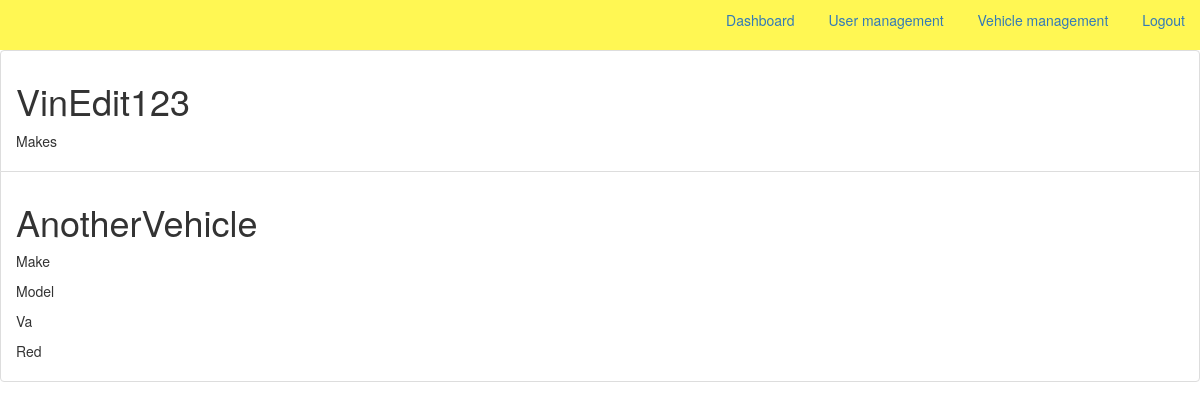
Before: /admin/vehicles (signed in) with the older database file.
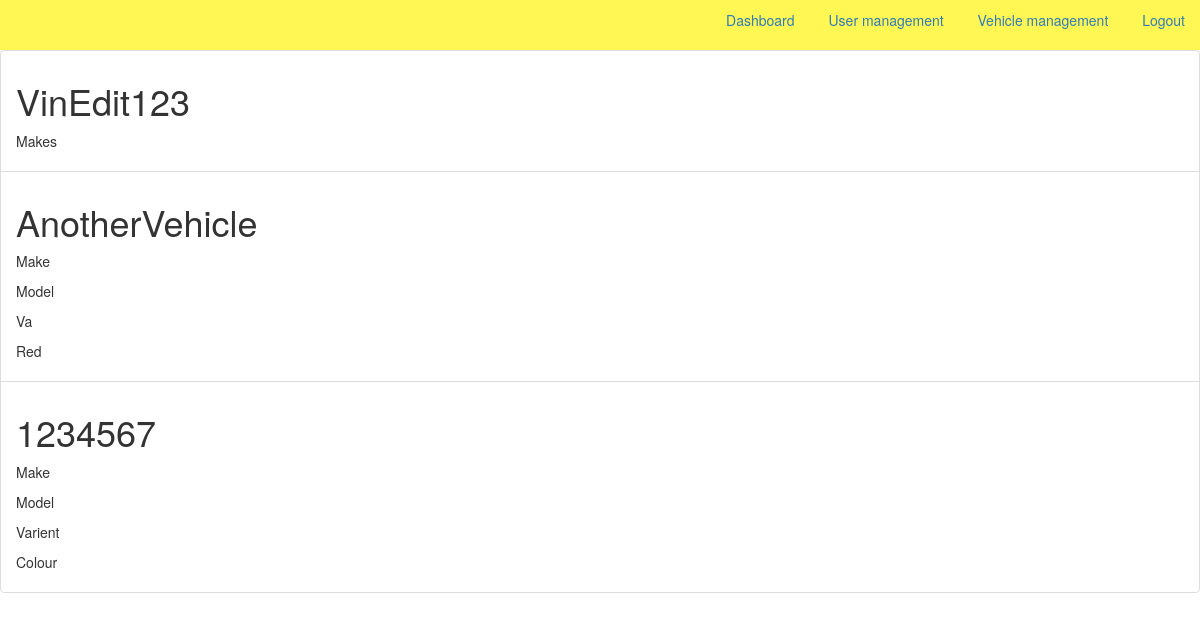
After: the same page with the newer database file.
### app.py (models this page shows)
class Vehicle(db.Model):
    id = db.Column(db.Integer, primary_key=True)
    vin = db.Column(db.String(17), nullable=False)
    make = db.Column(db.String(30), nullable=True)
    model = db.Column(db.String(30), nullable=True)
    variant = db.Column(db.String(30), nullable=True)
    colour = db.Column(db.String(30), nullable=True)
    status = db.Column(db.Integer, nullable=False, default=0)
    yard_id = db.Column(db.Integer, db.ForeignKey('yard.id'), nullable=False)

### app.py (the view)
@app.route('/admin/vehicles', methods=['GET', 'POST'])
@login_required
def AdminVehicles():
    if current_user.role == 1:
        return redirect(url_for('Dashboard'))
    vehicles = Vehicle.query.all()
    return render_template('admin_vehicles.html', vehicles=vehicles)

### app.py (called while the page is built)
@login_manager.user_loader
def load_user(user_id):
    return User.query.get(int(user_id))

### templates/admin_vehicles.html (shortened to what this page needs)
<!DOCTYPE html>
<html lang="en">
<head>
    <link rel="stylesheet" href="../../../static/styles.css">
    {% extends "bootstrap/base.html" %}
    {% import "bootstrap/wtf.html" as wtf %}
    {% block navbar %}
    <nav class="nav-cont">
        <ul class="nav-options">
            <li class="nav-option">
                <a class="" href="{{ url_for('Dashboard') }}">Dashboard</a>
            </li>
            {% if current_user.role == 0 %}
            <li class="nav-option">
                <a class="" href="{{ url_for('AdminUsers') }}">User management</a>
            </li>
            <li class="nav-option">
                <a class="" href="{{ url_for('AdminVehicles') }}">Vehicle management</a>
            </li>
            {% endif %}
            <li class="nav-option">
                <a class="" href="{{ url_for('LogOut') }}">Logout</a>
            </li>
        </ul>
    </nav>
    {% endblock %}
    {% block content %}
    <ul class="list-group">
        {% for vehicle in vehicles %}
        <li class="list-group-item">
            <h1>{{ vehicle.vin }}</h1>
            <p>{{ vehicle.make }}</p>
            <p>{{ vehicle.model }}</p>
            <p>{{ vehicle.variant }}</p>
            <p>{{ vehicle.colour }}</p>
        </li>
        {% endfor %}
    </ul>
    {% endblock %}

### static/styles.css (style rules this page uses)
.nav-cont { background: rgba(255, 247, 83, 1); display: inline-block; text-align: right; min-height: 5rem; width: 100%; }
.nav-options { list-style: none; }
.nav-option { display: inline-block; margin: 0 0.5rem; padding: 1rem; }

Changed rows visible on the page:
added Vehicle: vin "1234567", make "Make", model "Model", variant "Varient", colour "Colour"
